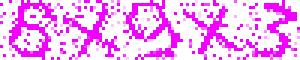
#> input picture 1.bmp, 100 x 20 px, given in place of 1.jpg, which was not available (shown 3 times larger)
$ python erzhi.py   (Python 2 division)
#> lines starting #> are read from the running program, lines starting #| are printed output that depends on the picture; pictures that were not available may be replaced by others from this repository, and a replacement may not be noted
from PIL import Image

def RGB2BlackWhite(filename):
#> called with filename = '1.jpg'
    im=Image.open(filename)
#> im is the input picture: PIL image 100x20 RGB; mean R, G, B 250.9, 174.6, 255
    print "image info,",im.format,im.mode,im.size
#| image info, BMP RGB (100, 20)
    (w,h)=im.size
#> w = 100; h = 20
    R=0
    G=0
    B=0

    for x in xrange(w):
        for y in xrange(h):
            pos=(x,y)
            rgb=im.getpixel( pos )
            (r,g,b)=rgb
            R=R+r
            G=G+g
            B=B+b
#> after the loop, B = 510000; G = 349229; R = 501824

    rate1=R*1000/(R+G+B)
#> rate1 = 368
    rate2=G*1000/(R+G+B)
#> rate2 = 256
    rate3=B*1000/(R+G+B)
#> rate3 = 374
    print R+G+B
#| 1361053

    print "rate:",rate1,rate2,rate3
#| rate: 368 256 374


    for x in xrange(w):
        for y in xrange(h):
            pos=(x,y)
            rgb=im.getpixel( pos )
            (r,g,b)=rgb
            n= r*rate1/1000 + g*rate2/1000 + b*rate3/1000
            #print "n:",n
            if n>=200:
                im.putpixel( pos,(255,255,255))
            else:
                im.putpixel( pos,(0,0,0))
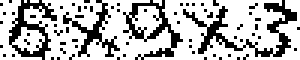
#> im: PIL image 100x20 RGB (shown 3 times larger); 70.8% white; black in thin lines or dots

    im.save("2.jpg")

def removeDot(filename):
#> called with filename = '2.jpg'
    image=Image.open(filename)
    pixdata = image.load()
    print pixdata[0, 0]
#| (252, 252, 252)
    print pixdata[1, 0]
#| (255, 255, 255)
    print pixdata[2, 0]
#| (255, 255, 255)
    m = image.size[1]
#> m = 20
    n = image.size[0]
#> n = 100
    pix = [None] * m
    for i in range(len(pix)):
        pix[i] = [0] * n
    print (m, n)
#| 20 100

    for x in xrange(m):
        for y in xrange(n):
            if x == 0 or y == 0 or x == m - 1 or y == n - 1:
                pix[x][y] = 8
            else:
                sum = 0
                for i in range(x-1, x+2):
                    for j in range(y-1, y+2):
                        if i == x and j == y:
                            break
                        if pixdata[y, x] != pixdata[j, i]:
                            sum += 1
                pix[x][y] = sum
    for x in xrange(m):
        for y in xrange(n):
            if pix[x][y] > 5:
                pixdata[y, x] = (255, 255, 255)
    image.save('3.jpg')
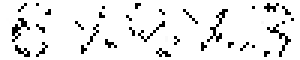
#> saved as 3.jpg: PIL image 100x20 RGB (shown 3 times larger); min 0, max 255, mean 233.6


if __name__=="__main__":
    RGB2BlackWhite('1.jpg')
    removeDot('2.jpg')

$ run again, with 2.bmp copied over 1.bmp
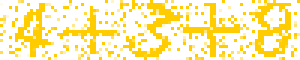
#> input picture 2.bmp, 100 x 20 px, given in place of 1.jpg, which was not available (shown 3 times larger)
#> in RGB2BlackWhite, im is the input picture: PIL image 100x20 RGB; mean R, G, B 255, 238.7, 173.8
#| image info, BMP RGB (100, 20)
#> after the loop in RGB2BlackWhite, `for x in xrange(w):`: B = 347525; G = 477498; R = 510000
#> rate1 = 382
#> rate2 = 357
#> rate3 = 260
#| 1335023
#| rate: 382 357 260
#> after the loop in RGB2BlackWhite, `for x in xrange(w):`:
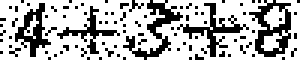
#> im: PIL image 100x20 RGB (shown 3 times larger); 69.3% white; black in thin lines or dots
#| (255, 255, 255)
#| (246, 246, 246)
#| (255, 255, 255)
#| 20 100
#> in removeDot, `image.save('3.jpg')`:
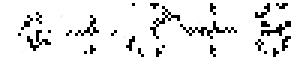
#> saved as 3.jpg: PIL image 100x20 RGB (shown 3 times larger); min 0, max 255, mean 230.9

$ run again, with sample.bmp copied over 1.bmp
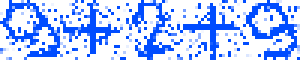
#> input picture sample.bmp, 100 x 20 px, given in place of 1.jpg, which was not available (shown 3 times larger)
#> in RGB2BlackWhite, im is the input picture: PIL image 100x20 RGB; mean R, G, B 172.7, 197.3, 255
#| image info, BMP RGB (100, 20)
#> after the loop in RGB2BlackWhite, `for x in xrange(w):`: B = 510000; G = 394537; R = 345452
#> rate1 = 276
#> rate2 = 315
#> rate3 = 408
#| 1249989
#| rate: 276 315 408
#> after the loop in RGB2BlackWhite, `for x in xrange(w):`:
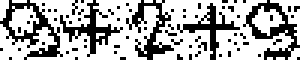
#> im: PIL image 100x20 RGB (shown 3 times larger); 67.5% white; black in thin lines or dots
#| (249, 249, 249)
#| (255, 255, 255)
#| (252, 252, 252)
#| 20 100
#> in removeDot, `image.save('3.jpg')`:
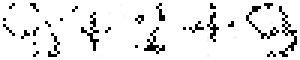
#> saved as 3.jpg: PIL image 100x20 RGB (shown 3 times larger); min 0, max 255, mean 232.4
